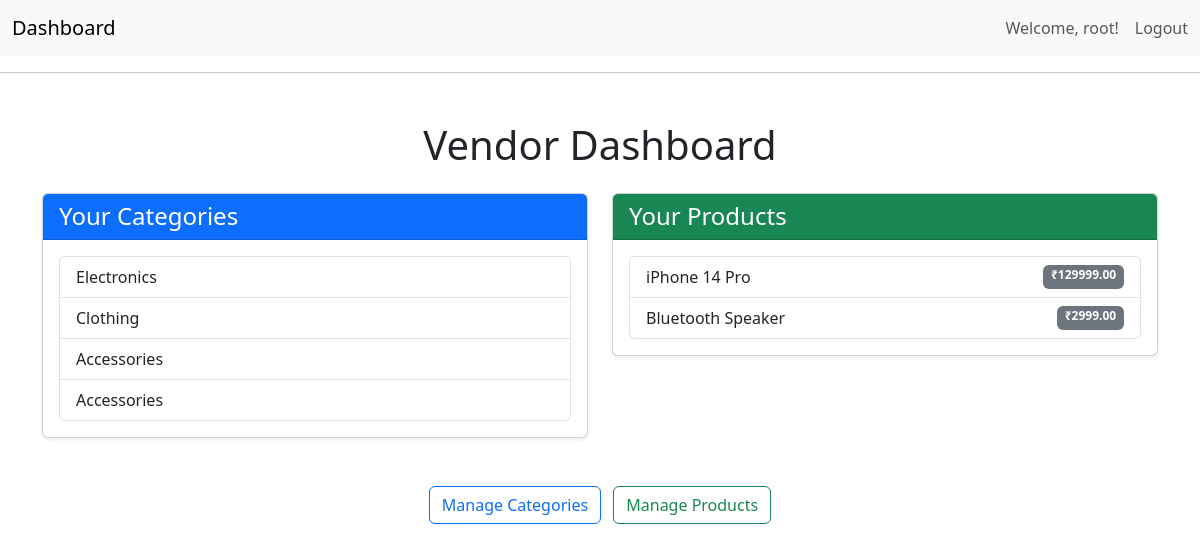
The page /store/dashboard/ (signed in) on the database as committed earlier.
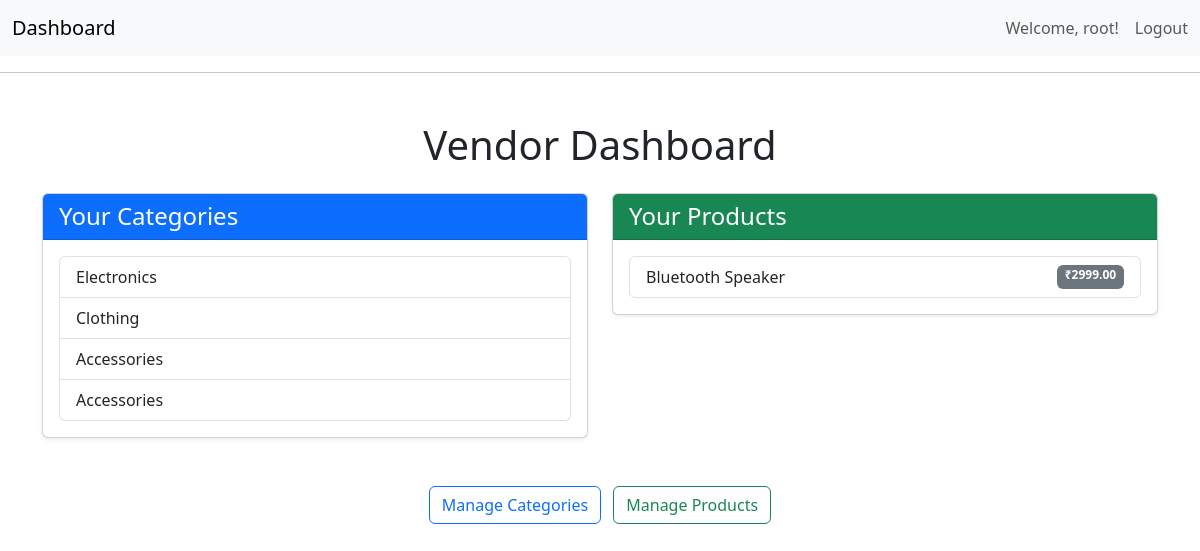
The same page on the database as committed later.
### store/models.py (models this page shows, shortened)
class Category(models.Model):
    name = models.CharField(max_length=100)
    slug = models.SlugField(blank=True,null=True)
    vendor = models.ForeignKey(User, on_delete=models.CASCADE, related_name='categories')
    created_at = models.DateTimeField(auto_now_add=True)
    updated_at = models.DateTimeField(auto_now=True)

class Product(models.Model):
    name = models.CharField(max_length=200)
    description = models.TextField(blank=True)
    price = models.DecimalField(max_digits=10, decimal_places=2)
    image = models.ImageField(upload_to='products/', blank=True, null=True)
    category = models.ForeignKey(Category, on_delete=models.CASCADE, related_name='products')
    tags = models.ManyToManyField(Tag, blank=True, related_name='products')
    vendor = models.ForeignKey(User, on_delete=models.CASCADE, related_name='products')
    created_at = models.DateTimeField(auto_now_add=True)
    updated_at = models.DateTimeField(auto_now=True)

### store/views.py (the view)
# urls.py: path('dashboard/', views.DashboardView.as_view(), name='dashboard'),
class DashboardView(LoginRequiredMixin, TemplateView):
    template_name = 'store/dashboard.html'
    def get_context_data(self, **kwargs):
        context = super().get_context_data(**kwargs)
        vendor = self.request.user
        context['categories'] = Category.objects.filter(vendor=vendor)
        context['products'] = Product.objects.filter(vendor=vendor)
        return context

### templates/store/dashboard.html
{% extends "base.html" %}
{% block content %}
<div class="container mt-5">
    <h1 class="text-center mb-4">Vendor Dashboard</h1>
    <div class="row">
        <div class="col-md-6 mb-4">
            <div class="card shadow-sm">
                <div class="card-header bg-primary text-white">
                    <h4 class="mb-0">Your Categories</h4>
                </div>
                <div class="card-body">
                    {% if categories %}
                        <ul class="list-group">
                            {% for category in categories %}
                                <li class="list-group-item">{{ category.name }}</li>
                            {% endfor %}
                        </ul>
                    {% else %}
                        <p class="text-muted">No categories yet.</p>
                    {% endif %}
                </div>
            </div>
        </div>
        <div class="col-md-6 mb-4">
            <div class="card shadow-sm">
                <div class="card-header bg-success text-white">
                    <h4 class="mb-0">Your Products</h4>
                </div>
                <div class="card-body">
                    {% if products %}
                        <ul class="list-group">
                            {% for product in products %}
                                <li class="list-group-item d-flex justify-content-between">
                                    <span>{{ product.name }}</span>
                                    <span class="badge bg-secondary">₹{{ product.price }}</span>
                                </li>
                            {% endfor %}
                        </ul>
                    {% else %}
                        <p class="text-muted">No products yet.</p>
                    {% endif %}
                </div>
            </div>
        </div>
    </div>
    <div class="text-center mt-4">
        <a href="{% url 'store:category_list' %}" class="btn btn-outline-primary me-2">Manage Categories</a>
        <a href="{% url 'store:product_list' %}" class="btn btn-outline-success">Manage Products</a>
    </div>
</div>
{% endblock %}

Rows that differ between the two databases and show on the page:
removed Product: name "iPhone 14 Pro", price "129999.00"
